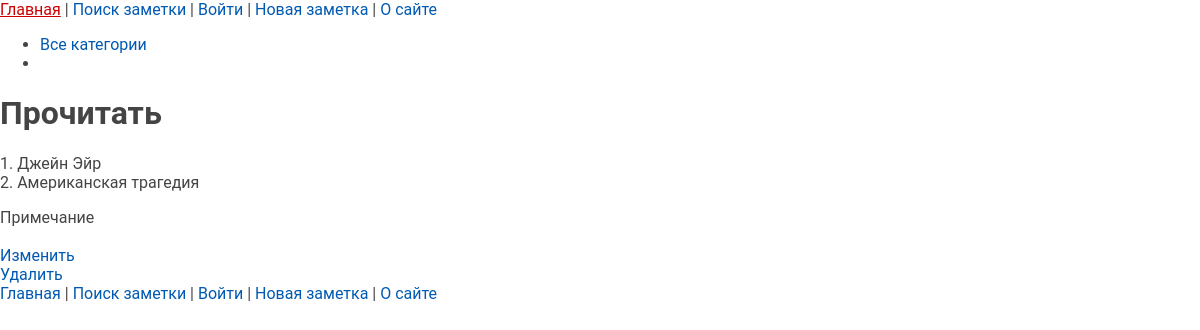
Page /post/prochitat/ on the earlier database version.
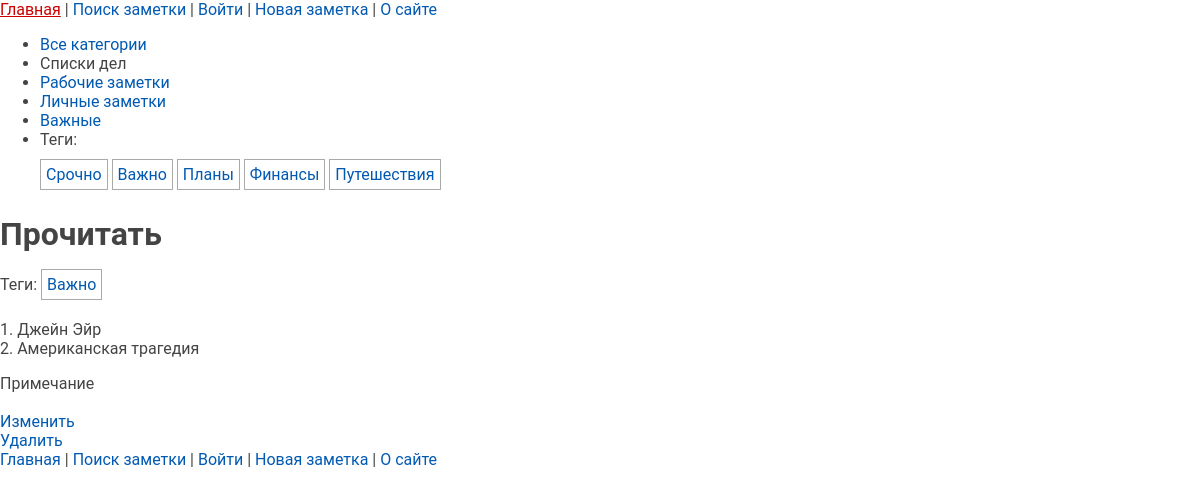
Same page on the later database version.
### notes/models.py (models this page shows, shortened)
class Category(models.Model):
    name = models.CharField(max_length=100, db_index=True)
    slug = models.SlugField(max_length=255, unique=True, db_index=True)
    def get_absolute_url(self):
        return reverse('categories', kwargs={'cat_slug': self.slug})

class TagPost(models.Model):
    tag = models.CharField(max_length=100, db_index=True)
    slug = models.SlugField(max_length=255, unique=True, db_index=True)
    def get_absolute_url(self):
        return reverse('tag', kwargs={'tag_slug':
                                          self.slug})

### notes/views.py (the view)
# urls.py: path('post/<slug:post_slug>/', views.show_post, name='post'),
def show_post(request, post_slug):
    post = get_object_or_404(Notes, slug=post_slug)
    data = {
        'title': post.title,
        'menu': menu,
        'post': post,
        'cat_selected': 1,
    }
    return render(request, 'notes/post.html',
                  context=data)

### notes/templatetags/notes_tags.py (called while the page is built)
@register.inclusion_tag('notes/list_categories.html')
def show_categories(cat_selected_id=0):
    cats = Category.objects.all()
    return {"cats": cats, "cat_selected": cat_selected_id}

@register.inclusion_tag('notes/list_tags.html')
def show_all_tags():
    return {"tags": TagPost.objects.all()}

### notes/templates/notes/post.html (shortened to what this page needs)
{% extends 'base.html' %}
{% block content %}
<h1>{{post.title}}</h1>
{% block breadcrumbs %}
{% with post.tags.all as tags %}
{% if tags %}
<ul class="tags-list">
 <li>Теги:</li>
 {% for t in tags %}
 <li><a
href="{{t.get_absolute_url}}">{{t.tag}}</a></li>
 {% endfor %}
</ul>
{% endif %}
{% endwith %}
{% endblock %}
{{post.content|linebreaks}}
Примечание<br>
<br>
<a href="/edit/{{post.slug}}">Изменить</a><br>
<a href=/delete/{{post.slug}}>Удалить</a>
{% endblock %}

### notes/templates/notes/list_categories.html
{% for cat in cats %}
 {% if cat.id == cat_selected %}
 <li
class="selected">{{cat.name}}</li>
 {% else %}
 <li><a href="{{ cat.get_absolute_url }}">{{cat.name}}</a></li>
 {% endif %}
{% endfor %}

### notes/templates/notes/list_tags.html
{% if tags %}
 Теги:</p>
 <ul class="tags-list">
 {% for t in tags %}
 <li><a
href="{{t.get_absolute_url}}">{{t.tag}}</a></li>
 {% endfor %}
 </ul>
{% endif %}

Differences in the rows shown:
added Category: name "Списки дел"
added Category: name "Рабочие заметки"
added Category: name "Личные заметки"
added Category: name "Важные"
added TagPost: tag "Срочно"
added TagPost: tag "Важно"
added TagPost: tag "Планы"
added TagPost: tag "Финансы"
added TagPost: tag "Путешествия"
Other differences:
text now shown: "Теги: Теги:"
